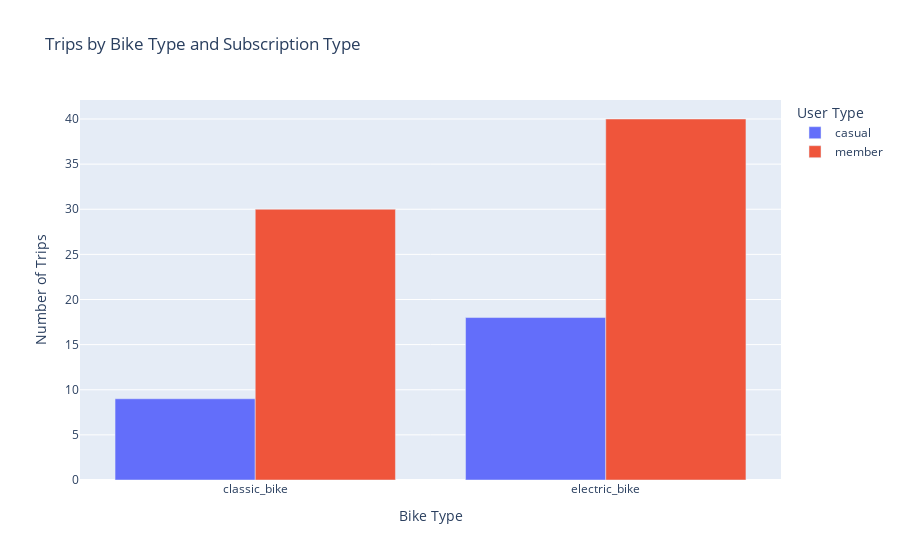

This figure's notebook cell:
### Code cell
# 2. Bar plot: distribution of trips by bike and subscription type
bike_subs_dist = df_modified.groupby(['rideable_type', 'member_casual']).size().reset_index(name='trip_count')
fig2 = px.bar(
    bike_subs_dist,
    x='rideable_type',
    y='trip_count',
    color='member_casual',
    barmode='group',
    title='Trips by Bike Type and Subscription Type',
    labels={'rideable_type': 'Bike Type', 'trip_count': 'Number of Trips', 'member_casual': 'User Type'}
)

fig2.show()

### Figure 1 — Plotly figure (JSON) as saved in the notebook; plotly's stock layout.template omitted (floating-point values rounded to 4 significant figures)
{"data": [{"alignmentgroup": "True", "hovertemplate": "User Type=casual<br>Bike Type=%{x}<br>Number of Trips=%{y}<extra></extra>", "legendgroup": "casual", "marker": {"color": "#636efa", "pattern": {"shape": ""}}, "name": "casual", "offsetgroup": "casual", "orientation": "v", "showlegend": true, "textposition": "auto", "x": ["classic_bike", "electric_bike"], "xaxis": "x", "y": [9, 18], "yaxis": "y", "type": "bar"}, {"alignmentgroup": "True", "hovertemplate": "User Type=member<br>Bike Type=%{x}<br>Number of Trips=%{y}<extra></extra>", "legendgroup": "member", "marker": {"color": "#EF553B", "pattern": {"shape": ""}}, "name": "member", "offsetgroup": "member", "orientation": "v", "showlegend": true, "textposition": "auto", "x": ["classic_bike", "electric_bike"], "xaxis": "x", "y": [30, 40], "yaxis": "y", "type": "bar"}], "layout": {"xaxis": {"anchor": "y", "domain": [0.0, 1.0], "title": {"text": "Bike Type"}}, "yaxis": {"anchor": "x", "domain": [0.0, 1.0], "title": {"text": "Number of Trips"}}, "legend": {"title": {"text": "User Type"}, "tracegroupgap": 0}, "title": {"text": "Trips by Bike Type and Subscription Type"}, "barmode": "group"}}
